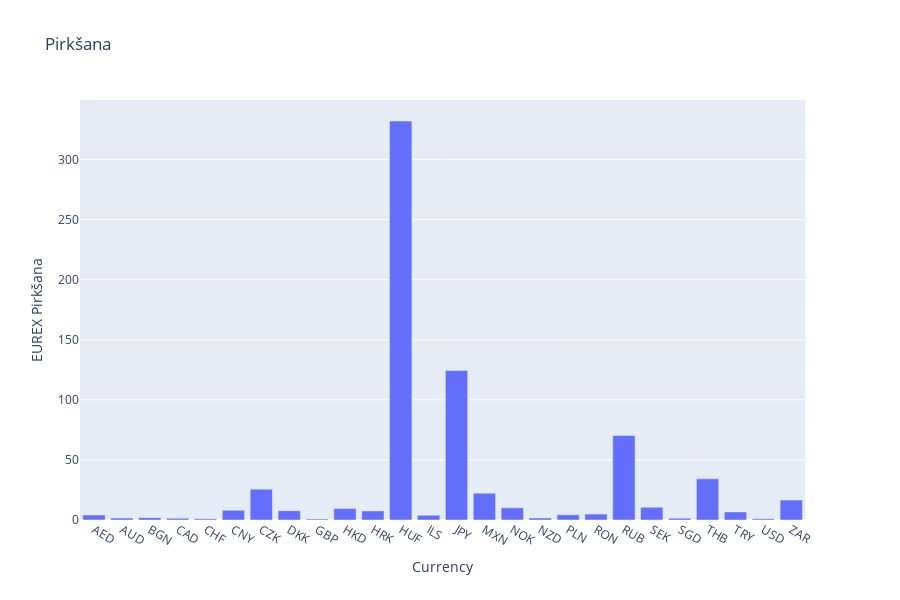

The notebook cell saved with this chart:
### Code cell
fig = px.bar(results, x='Currency', y='EUREX Pirkšana', title='Pirkšana')
fig.show()

### Figure 1 — Plotly figure (JSON) as saved in the notebook; plotly's stock layout.template omitted (floating-point values rounded to 4 significant figures)
{"data": [{"alignmentgroup": "True", "hoverlabel": {"namelength": 0}, "hovertemplate": "Currency=%{x}<br>EUREX Pirkšana=%{y}", "legendgroup": "", "marker": {"color": "#636efa"}, "name": "", "offsetgroup": "", "orientation": "v", "showlegend": false, "textposition": "auto", "type": "bar", "x": ["AED", "AUD", "BGN", "CAD", "CHF", "CNY", "CZK", "DKK", "GBP", "HKD", "HRK", "HUF", "ILS", "JPY", "MXN", "NOK", "NZD", "PLN", "RON", "RUB", "SEK", "SGD", "THB", "TRY", "USD", "ZAR"], "xaxis": "x", "y": [4.169, 1.633, 1.966, 1.493, 1.113, 8.12, 25.67, 7.721, 0.874, 9.541, 7.548, 332.0, 3.988, 124.4, 22.36, 10.09, 1.724, 4.272, 4.906, 70.3, 10.68, 1.556, 34.25, 6.709, 1.139, 16.61], "yaxis": "y"}], "layout": {"barmode": "relative", "height": 600, "legend": {"tracegroupgap": 0}, "title": {"text": "Pirkšana"}, "xaxis": {"anchor": "y", "domain": [0, 0.98], "title": {"text": "Currency"}}, "yaxis": {"anchor": "x", "domain": [0, 1], "title": {"text": "EUREX Pirkšana"}}}}
